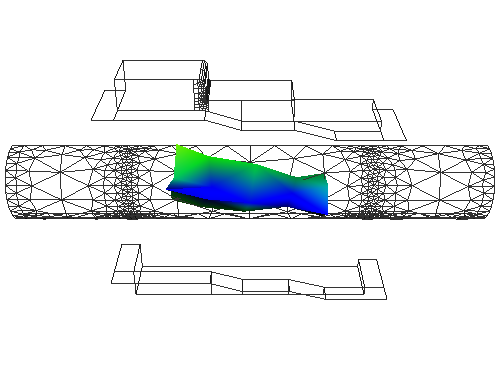

Here is the Python script that generated this plot:
#!/usr/bin/env python

# Demonstrate vtkExtractUnstructuredGrid extracting a cell range from
# a blow-molding dataset, with connectivity filtering and warp vector
# visualization.

# Factory overrides
import vtkmodules.vtkInteractionStyle  # noqa: F401
import vtkmodules.vtkRenderingFreeType  # noqa: F401
import vtkmodules.vtkRenderingOpenGL2  # noqa: F401

import os

from vtkmodules.vtkCommonCore import vtkLookupTable
from vtkmodules.vtkCommonExecutionModel import vtkCastToConcrete
from vtkmodules.vtkFiltersCore import (
    vtkConnectivityFilter,
    vtkPolyDataNormals,
)
from vtkmodules.vtkFiltersExtraction import vtkExtractUnstructuredGrid
from vtkmodules.vtkFiltersGeneral import vtkWarpVector
from vtkmodules.vtkFiltersGeometry import vtkGeometryFilter
from vtkmodules.vtkIOLegacy import vtkDataSetReader
from vtkmodules.vtkRenderingCore import (
    vtkActor,
    vtkDataSetMapper,
    vtkPolyDataMapper,
    vtkRenderWindow,
    vtkRenderWindowInteractor,
    vtkRenderer,
)

data_dir = os.environ.get("VPE_DATA_DIR", os.path.dirname(os.path.abspath(__file__)))

# Read blow-molding dataset
reader = vtkDataSetReader()
reader.SetFileName(os.path.join(data_dir, "blow.vtk"))
reader.SetScalarsName("thickness9")
reader.SetVectorsName("displacement9")

cast_to_ugrid = vtkCastToConcrete()
cast_to_ugrid.SetInputConnection(reader.GetOutputPort())
cast_to_ugrid.Update()

# Warp with displacement vectors
warp = vtkWarpVector()
warp.SetInputData(cast_to_ugrid.GetUnstructuredGridOutput())

# Extract mold from mesh using connectivity
connect = vtkConnectivityFilter()
connect.SetInputConnection(warp.GetOutputPort())
connect.SetExtractionModeToSpecifiedRegions()
connect.AddSpecifiedRegion(0)
connect.AddSpecifiedRegion(1)

mold_mapper = vtkDataSetMapper()
mold_mapper.SetInputConnection(reader.GetOutputPort())
mold_mapper.ScalarVisibilityOff()

mold_actor = vtkActor()
mold_actor.SetMapper(mold_mapper)
mold_actor.GetProperty().SetColor(0.2, 0.2, 0.2)
mold_actor.GetProperty().SetRepresentationToWireframe()

# Extract parison from mesh using connectivity
connect_2 = vtkConnectivityFilter()
connect_2.SetInputConnection(warp.GetOutputPort())
connect_2.SetExtractionModeToSpecifiedRegions()
connect_2.AddSpecifiedRegion(2)

extract_grid = vtkExtractUnstructuredGrid()
extract_grid.SetInputConnection(connect_2.GetOutputPort())
extract_grid.CellClippingOn()
extract_grid.SetCellMinimum(0)
extract_grid.SetCellMaximum(23)

parison = vtkGeometryFilter()
parison.SetInputConnection(extract_grid.GetOutputPort())

normals = vtkPolyDataNormals()
normals.SetInputConnection(parison.GetOutputPort())
normals.SetFeatureAngle(60)

lookup_table = vtkLookupTable()
lookup_table.SetHueRange(0.0, 0.66667)

parison_mapper = vtkPolyDataMapper()
parison_mapper.SetInputConnection(normals.GetOutputPort())
parison_mapper.SetLookupTable(lookup_table)
parison_mapper.SetScalarRange(0.12, 1.0)

parison_actor = vtkActor()
parison_actor.SetMapper(parison_mapper)

# Renderer
renderer = vtkRenderer()
renderer.AddActor(parison_actor)
renderer.AddActor(mold_actor)
renderer.SetBackground(1, 1, 1)

# Window
render_window = vtkRenderWindow()
render_window.SetMultiSamples(0)
render_window.AddRenderer(renderer)
render_window.SetSize(500, 380)
render_window.SetWindowName("extract ugrid")

# Scene
renderer.ResetCamera()
renderer.GetActiveCamera().Azimuth(60)
renderer.GetActiveCamera().Roll(-90)
renderer.GetActiveCamera().Dolly(1.5)
renderer.ResetCameraClippingRange()

# Interactor
interactor = vtkRenderWindowInteractor()
interactor.SetRenderWindow(render_window)

interactor.Initialize()
interactor.Start()
